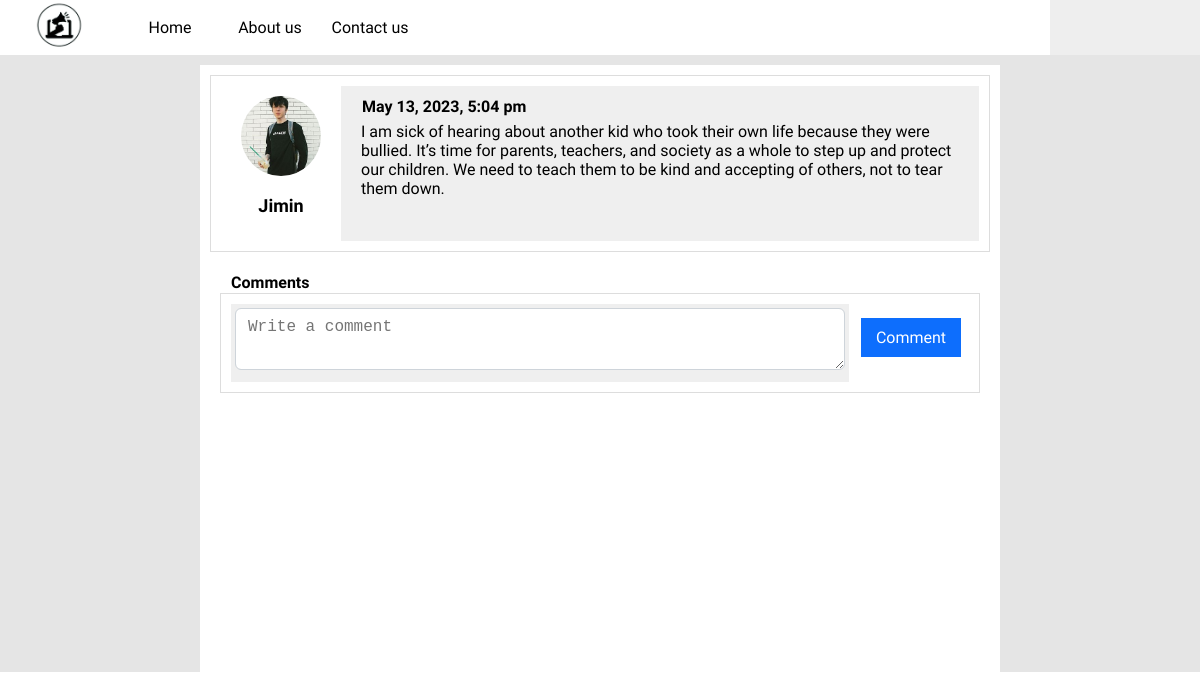
/post.php?id=25, run on the app's committed database.
### tables this page shows
CREATE TABLE `posts` (
  `id` int(11) NOT NULL,
  `user_id` int(11) NOT NULL DEFAULT 0,
  `post` text NOT NULL,
  `date` datetime NOT NULL
);

CREATE TABLE `users` (
  `id` int(11) NOT NULL,
  `username` varchar(30) NOT NULL,
  `email` varchar(100) NOT NULL,
  `password` varchar(255) NOT NULL,
  `date` date DEFAULT NULL,
  `image` varchar(1024) DEFAULT NULL,
  `role` int(1) NOT NULL
);

### functions.php (called while the page is built, shortened)
<?php
function query($query)
{
	global $con;
	$result = mysqli_query($con, $query);
	if(!is_bool($result) && mysqli_num_rows($result) > 0)
	{
		$data = [];
		while ($row = mysqli_fetch_assoc($result)) {
			$data[] = $row;
		}
		return $data;
	}
	return false;
}

### post.php (the view, shortened to what this page needs)
<?php
	require('config.inc.php');
	require('functions.php');
	$POST_ID = $_GET['id'];
?>
<!DOCTYPE html>
<html>
<head>
	<link rel="stylesheet" type="text/css" href="assets/css/bootstrap-icons.css">
	<link rel="stylesheet" type="text/css" href="assets/css/styles.css">
	<link rel="stylesheet" type="text/css" href="assets/css/comment.css">
</head>
<body>
	<section class="class_1" >
		<?php include('header.inc.php') ?>
		<div class="class_11" >
			<?php
				$query = "select users.username, users.image, posts.id, posts.post, posts.date from posts inner join users on posts.user_id = users.id where posts.id = $POST_ID";
				$row = query($query);
				foreach($row as $data){
			?>
				<div style="font-family:'Yantramanav';" class="class_42">
						<div class="class_45">
							<img src="<?php echo $data['image'] ?>" class="class_47">
							<h2 class="class_48">
								<?php echo $data['username'] ?>
								<br>
							</h2>
						</div>
						<div class="class_49">
							<h4 class="class_41">
								<?php echo date("F j, Y, g:i a",strtotime($data['date'])); ?>
								<br>
							</h4>
							<div class="class_15">
								<?php echo $data["post"] ?>
							</div>
						</div>
					</div>
			<?php
				}
			?>
			<div class="class_11" style="font-family:'Yantramanav';">
				<h1 class="class_41" style="font-size: 16px;"  >
					Comments
				</h1>
				<form method="post">
					<div class="class_42" >
						<div class="class_43" >
							<textarea placeholder="Write a comment" name="comments" class="class_44" required></textarea>
						</div>
						<div class="class_45" >
							<input class="class_46" type="submit" value="Comment">
						</div>
					</div>
				</form>
			</div>
		</div>
	</section>
</body>
</html>

### assets/css/styles.css (style rules this page uses)
body { font-family: opensans; font-size: 16px; margin:0px; padding:0px; word-break: break-word; word-wrap: break-word; }
.class_1 { width: 100vw; height: 100%; background-color: rgb(229, 229, 229); padding: 0px; }
.class_11 { padding: 10px; background-color: rgb(255, 255, 255); color: rgb(0, 0, 0); max-width: 800px; margin: 10px auto auto; min-height: 400px; }
.class_15 { padding: 5px 10px; }
.class_41 { padding-left: 10px; padding-right: 10px; margin: 1px; }
.class_42 { padding: 10px; color: rgb(0, 0, 0); border: 1px solid rgb(221, 221, 221); min-height: 100px; display: flex; }
.class_43 { width: 100px; background-color: rgb(239, 239, 239); color: rgb(0, 0, 0); flex: 1 1 1%; padding: 4px; }
.class_44 { display: block; width: 100%; padding: 0.375rem 0.75rem; font-size: 1rem; font-weight: 400; line-height: 1.5; color: rgb(32, 36, 40); background-color: rgb(255, 255, 255); background-clip: padding-box; border: 1px solid rgb(206, 212, 218); appearance: none; border-radius: 0.375rem; transition: border-color 0.15s ease-in-out 0s, box-shadow 0.15s ease-in-out 0s; }
.class_45 { width: 120px; padding: 10px; color: rgb(0, 0, 0); text-align: center; }
.class_46 { font-size: 16px; padding: 10px; border: medium none; color: rgb(255, 255, 255); background-color: rgb(13, 110, 253); font-family: 'Yantramanav'; margin: 0.25rem 0.125rem; cursor: pointer; width: 100px; }
.class_47 { width: 80px; height: 80px; object-fit: cover; border-radius: 50%; }
.class_48 { padding-left: 10px; padding-right: 10px; font-size: 18px; }
.class_49 { width: 100px; padding: 10px; background-color: rgb(239, 239, 239); color: rgb(0, 0, 0); flex: 1 1 1%; }

### data on the page
posts: user.image (picture), user.username "Jimin", date "May 13, 2023, 5:04 pm", post "I am sick of hearing about another kid who took their own life because they were bullied. It’s time for parents, teachers, and society as a whole to step up and protect our children. We need to teach them to be kind and accepting of others, not to tear them down."
